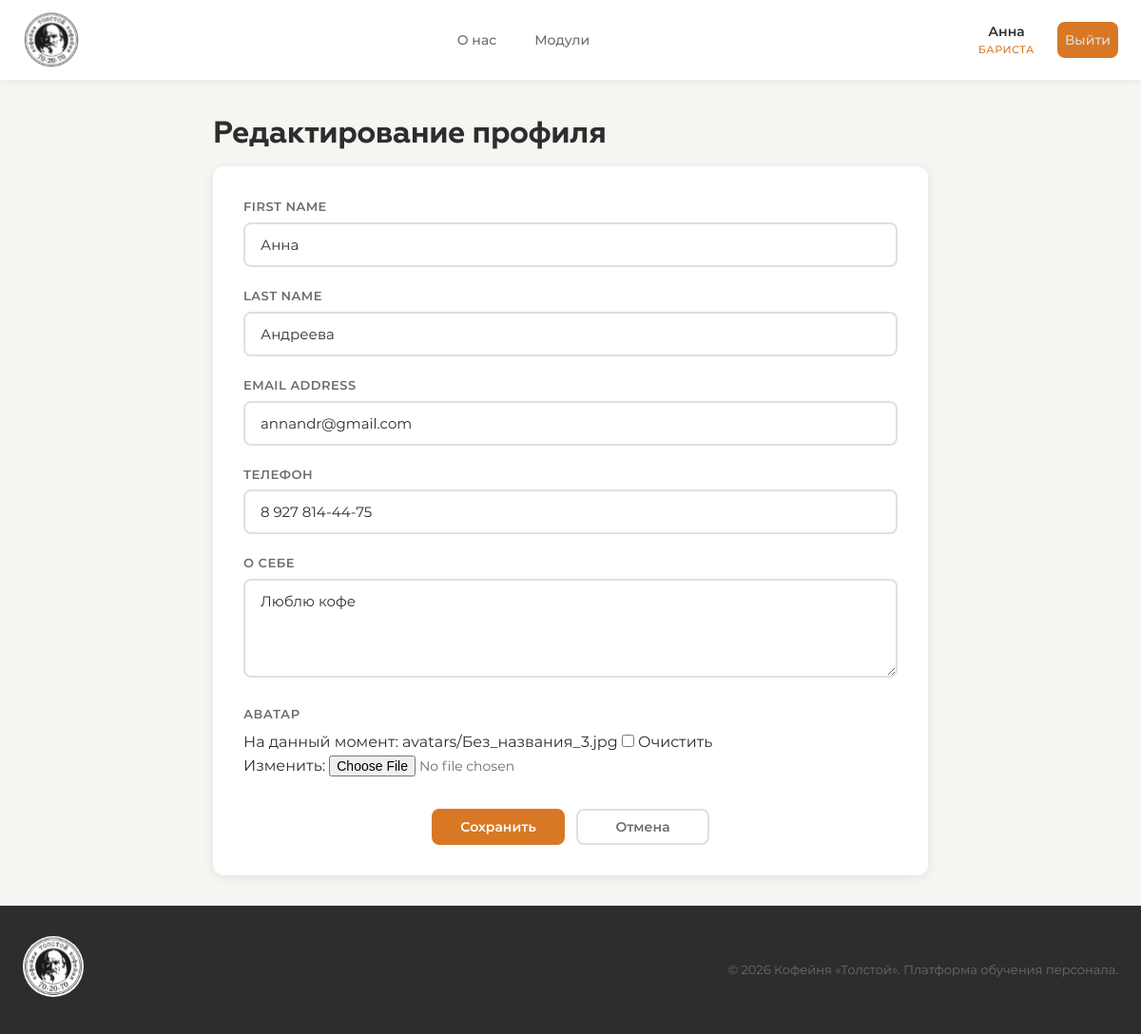
The page /accounts/profile/edit/ (signed in) on the database its author committed.
### accounts/models.py (models this page shows, shortened)
class User(AbstractUser):
    ROLE_CHOICES = [
        ('trainee_barista', 'Стажёр-бариста'),
        ('barista', 'Бариста'),
        ('senior_barista', 'Старший бариста'),
        ('cook', 'Повар'),
        ('manager', 'Менеджер'),
        ('admin', 'Администратор'),
    ]
    role = models.CharField(
        max_length=20,
        choices=ROLE_CHOICES,
        default='trainee_barista',
        verbose_name='Роль'
    )
    must_change_password = models.BooleanField(
        default=True,
        verbose_name='Требуется смена пароля'
    )
    avatar = models.ImageField(
        upload_to='avatars/',
        blank=True,
        null=True,
        verbose_name='Аватар'
    )
    phone = models.CharField(
        max_length=20,
        blank=True,
        verbose_name='Телефон'
    )
    bio = models.TextField(
        blank=True,
        verbose_name='О себе'
    )
    date_hired = models.DateField(
        blank=True,
        null=True,
        verbose_name='Дата приёма на работу'
    )
    class Meta:
        verbose_name = 'Пользователь'
        verbose_name_plural = 'Пользователи'
    @property
    def is_admin(self):
        return self.role == 'admin' or self.is_superuser
    def get_role_display_short(self):
        role_map = {
            'trainee_barista': 'Стажёр',
            'barista': 'Бариста',
            'senior_barista': 'Ст. бариста',
            'cook': 'Повар',
            'manager': 'Менеджер',
            'admin': 'Админ',
        }
        return role_map.get(self.role, self.role)

### accounts/views.py (the view)
# urls.py: path('profile/edit/', views.profile_edit_view, name='profile_edit'),
@login_required
def profile_edit_view(request):
    form = ProfileEditForm(instance=request.user)
    if request.method == 'POST':
        form = ProfileEditForm(request.POST, request.FILES, instance=request.user)
        if form.is_valid():
            form.save()
            messages.success(request, 'Профиль обновлён!')
            return redirect('accounts:profile')
    return render(request, 'accounts/profile_edit.html', {'form': form})

### accounts/forms.py
class ProfileEditForm(forms.ModelForm):
    class Meta:
        model = User
        fields = ['first_name', 'last_name', 'email', 'phone', 'bio', 'avatar']
        widgets = {
            'first_name': forms.TextInput(attrs={'class': 'form-input'}),
            'last_name': forms.TextInput(attrs={'class': 'form-input'}),
            'email': forms.EmailInput(attrs={'class': 'form-input'}),
            'phone': forms.TextInput(attrs={'class': 'form-input'}),
            'bio': forms.Textarea(attrs={'class': 'form-textarea', 'rows': 4}),
            'avatar': forms.ClearableFileInput(attrs={'class': 'form-file'}),
        }

### accounts/templates/accounts/profile_edit.html (shortened to what this page needs)
{% extends "base.html" %}
{% block content %}
<div class="container container-narrow">
    <h1 class="page-title">Редактирование профиля</h1>
    <form method="post" enctype="multipart/form-data" class="edit-form">
        {% for field in form %}
        <div class="form-group">
            <label class="form-label" for="{{ field.id_for_label }}">{{ field.label }}</label>
            {{ field }}
        </div>
        {% endfor %}
        <div class="form-actions">
            <button type="submit" class="btn btn-primary">Сохранить</button>
            <a href="{% url 'accounts:profile' %}" class="btn btn-outline">Отмена</a>
        </div>
    </form>
</div>
{% endblock %}

### templates/base.html (shortened to what this page needs)
{% load static %}
<!DOCTYPE html>
<html lang="ru">
<head>
    <link rel="stylesheet" href="{% static 'css/style.css' %}">
</head>
<body>
    {% if user.is_authenticated and not user.must_change_password or user.is_admin %}
    <nav class="navbar">
        <div class="nav-container">
            <a href="{% url 'training:about' %}" class="nav-logo">
                <img src="{% static "images/logo.svg" %}" class="logo-img">
            </a>
            <div class="nav-links" id="nav-links">
                <a href="{% url 'training:about' %}" class="nav-link {% if request.resolver_match.url_name == 'about' %}active{% endif %}">
                    О нас
                </a>
                <a href="{% url 'training:modules' %}" class="nav-link {% if 'modules' in request.path or 'lessons' in request.path %}active{% endif %}">
                    Модули
                </a>
            </div>
            <div class="nav-user" id="nav-user">
                <a href="{% url 'accounts:profile' %}" class="user-btn">
                    <span class="user-name">{{ user.first_name|default:user.username }}</span>
                    <span class="user-role">{{ user.get_role_display_short }}</span>
                </a>
                <a href="{% url 'accounts:logout' %}" class="logout-btn" title="Выйти">
                    Выйти
                </a>
            </div>
        </div>
    </nav>
    {% endif %}
    <main class="main-content">
        {% block content %}{% endblock %}
    </main>
    {% if user.is_authenticated and not user.must_change_password or user.is_admin %}
    <footer class="footer">
        <div class="footer-container">
            <div class="footer-brand">
                <img src="{% static "images/logo.svg" %}" class="logo-img-footer">
            </div>
            <p class="footer-text">© 2026 Кофейня «Толстой». Платформа обучения персонала.</p>
        </div>
    </footer>
    {% endif %}
</body>
</html>

### static/css/style.css (style rules this page uses)
:root { --gray: #6C6C6C; --orange: #D87824; --green: #247E56; --light: #E0E0E0; --white: #FFFFFF; --dark: #2D2D2D; --bg: #F7F5F2; --card-bg: #FFFFFF; --shadow: 0 2px 12px rgba(0, 0, 0, 0.08); --shadow-hover: 0 6px 24px rgba(0, 0, 0, 0.12); --radius: 12px; --radius-sm: 8px; --transition: all 0.3s ease; --font-main: 'Montserrat', sans-serif; --font-accent: 'Geometria', 'Montserrat', sans-serif; }
*, *::before, *::after { margin: 0; padding: 0; box-sizing: border-box; }
html { scroll-behavior: smooth; }
body { font-family: var(--font-main); font-size: 16px; line-height: 1.6; color: var(--dark); background-color: var(--bg); min-height: 100vh; display: flex; flex-direction: column; }
a { text-decoration: none; color: inherit; transition: var(--transition); }
.navbar { background: var(--white); box-shadow: 0 1px 8px rgba(0, 0, 0, 0.06); position: sticky; top: 0; z-index: 1000; padding: 10px 0; }
.nav-container { max-width: 1200px; margin: 0 auto; padding: 0 24px; display: flex; align-items: center; justify-content: space-between; height: 64px; }
.nav-logo { display: flex; align-items: baseline; gap: 6px; }
.nav-links { display: flex; gap: 8px; }
.nav-link { font-family: var(--font-main); font-size: 14px; font-weight: 500; color: var(--gray); padding: 8px 16px; border-radius: var(--radius-sm); transition: var(--transition); }
.nav-user { display: flex; align-items: center; gap: 12px; }
.user-btn { display: flex; flex-direction: column; align-items: center; padding: 6px 12px; border-radius: var(--radius-sm); transition: var(--transition); }
.user-name { font-size: 14px; font-weight: 600; color: var(--dark); }
.user-role { font-size: 11px; font-weight: 500; color: var(--orange); text-transform: uppercase; letter-spacing: 0.5px; }
.logout-btn { font-size: 14px; color: var(--light); padding: 8px; background-color: var(--orange); border-radius: var(--radius-sm); transition: var(--transition); display: flex; align-items: center; justify-content: center; font-weight: 500; }
.container { max-width: 1200px; margin: 0 auto; padding: 32px 24px; }
.container-narrow { max-width: 800px; }
.main-content { flex: 1; }
.page-title { font-family: var(--font-accent); font-size: 32px; font-weight: 700; color: var(--dark); margin-bottom: 8px; letter-spacing: -0.5px; }
.btn { display: inline-flex; align-items: center; justify-content: center; font-family: var(--font-main); font-size: 14px; font-weight: 600; padding: 10px 24px; border-radius: var(--radius-sm); border: 2px solid transparent; cursor: pointer; transition: var(--transition); text-align: center; gap: 8px; margin-top: 8px; line-height: 1; }
.btn-primary { background: var(--orange); color: var(--white); border-color: var(--orange); }
.btn-outline { background: transparent; color: var(--gray); border-color: var(--light); text-decoration: none; }
.form-group { margin-bottom: 20px; }
.form-label { display: block; font-size: 13px; font-weight: 600; color: var(--gray); margin-bottom: 6px; text-transform: uppercase; letter-spacing: 0.5px; }
.form-input, .form-select, .form-textarea { width: 100%; font-family: var(--font-main); font-size: 15px; padding: 12px 16px; border: 2px solid var(--light); border-radius: var(--radius-sm); background: var(--white); color: var(--dark); transition: var(--transition); outline: none; }
.form-textarea { resize: vertical; min-height: 100px; }
.form-file { font-family: var(--font-main); font-size: 14px; color: var(--gray); }
.form-actions { display: flex; align-items: center; justify-content: center; gap: 12px; margin-top: 24px; }
.form-actions .btn { min-width: 140px; }
.edit-form { background: var(--card-bg); padding: 32px; border-radius: var(--radius); box-shadow: var(--shadow); }
.footer { background: var(--dark); padding: 32px 24px; margin-top: auto; }
.footer-container { max-width: 1200px; margin: 0 auto; display: flex; align-items: center; justify-content: space-between; }
.footer-text { font-size: 13px; color: var(--gray); }
.logo-img { width: 60px; }
.logo-img-footer { width: 64px; }

### rows shown on the page
User: first_name "Анна", get_role_display_short "БАРИСТА", form "Анна" "Андреева" "annandr@gmail.com" "8 927 814-44-75" "Люблю кофе"

### other values the page prints
{{ field.label }} "FIRST NAME" "LAST NAME" "EMAIL ADDRESS" "ТЕЛЕФОН" "О СЕБЕ" "АВАТАР"
